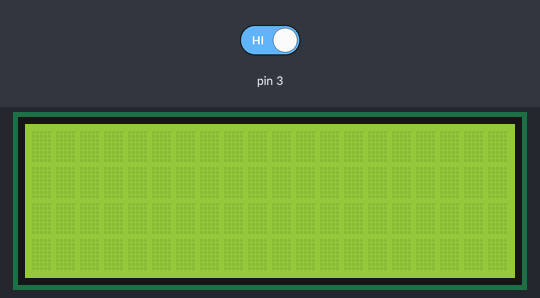
The sketch below on a simulated Arduino Uno, built with avr-gcc and run on an emulated ATmega328P. Parts: 20×4 character LCD. Inputs (shaded band) come from the test bench; at power-on: pin 3 HIGH. What the sketch prints to the serial monitor is not drawn.

Above: at 1.2 s.
1.3 s: pin 3 driven LOW
At 1.7 s:
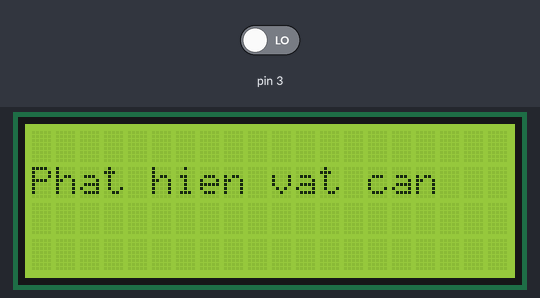
2.8 s: pin 3 driven HIGH
At 3.5 s:
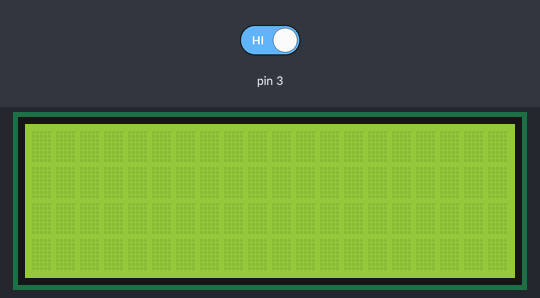
Timing chart, 0 to 5.8 s (numbered marks = the images above; inputs shaded):
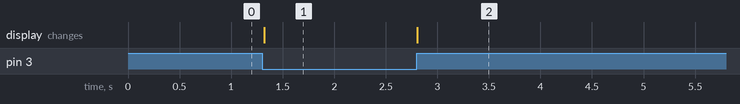

The sketch:

CODE-057.ino
```cpp
//VTM https://www.youtube.com/c/VTMVlogVoThongMinh
#include <Wire.h>
#include <LiquidCrystal_I2C.h>
LiquidCrystal_I2C lcd(0x27, 20, 4);

void setup()
{
  Serial.begin(9600);
  lcd.init();
  lcd.backlight();
}

void loop()
{
  Serial.println(digitalRead(3));
  if (digitalRead(3) == 0) {
    lcd.setCursor(0, 1);
    lcd.print("Phat hien vat can");
  }
  else
  {
    lcd.clear();
  }
}
```

Measured:
- after the input at 1.3 s, the display: changes at once (image 1)
- after the input at 2.8 s, the display: changes at once (image 2)
